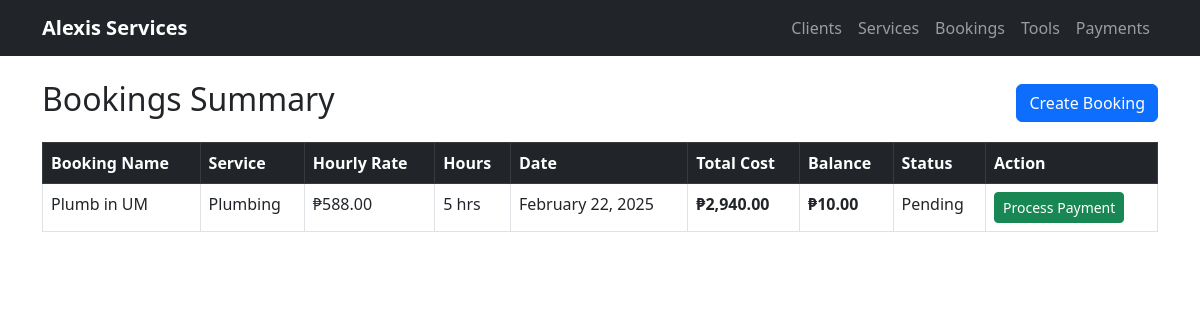
Page /pages/bookings.php on the committed database.
### tables this page shows
CREATE TABLE `billing` (
  `id` int(11) NOT NULL,
  `booking_id` int(11) DEFAULT NULL,
  `total_amount` decimal(10,2) DEFAULT NULL,
  `billing_date` datetime DEFAULT NULL,
  `status` enum('Pending','Paid') DEFAULT NULL,
  `balance` int(11) NOT NULL DEFAULT 0,
  `payment_method` varchar(255) DEFAULT ''
);

CREATE TABLE `bookings` (
  `id` int(11) NOT NULL,
  `bookingName` varchar(255) DEFAULT NULL,
  `clientName` varchar(255) DEFAULT NULL,
  `date` date DEFAULT NULL
);

CREATE TABLE `services` (
  `id` int(11) NOT NULL,
  `serviceName` varchar(255) NOT NULL,
  `hourlyRate` double NOT NULL
);

CREATE TABLE `booking_services` (
  `id` int(11) NOT NULL,
  `booking_id` int(11) DEFAULT NULL,
  `service_id` int(11) DEFAULT NULL,
  `hours_rendered` int(11) DEFAULT NULL,
  `total_amount` decimal(10,2) DEFAULT NULL
);

### functions/DbConnection.php (called while the page is built, shortened)
<?php
class DbConnection
{
    private $host = 'localhost';
    private $username = 'root';
    private $password = '';
    private $database = 'alexis';
    protected $connection;
    public function __construct()
    {
        if (!isset($this->connection)) {
            $this->connection = new mysqli($this->host, $this->username, $this->password, $this->database);
        }
        return $this->connection;
    }
}

### objects/viewBookings.php (called while the page is built)
<?php
include_once("../functions/functions.php");
$fetch = new Crud();
$bookings = $fetch->fetchBookings();

### functions/functions.php (called while the page is built, shortened)
<?php
include_once('Dbconnection.php');
class Crud extends DbConnection
{
    public function fetchBookings()
    {
        $sql = "SELECT b.bookingName, s.serviceName, s.hourlyRate, bs.hours_rendered AS hours,
                   b.date, (s.hourlyRate * bs.hours_rendered) AS totalCost,
                   bl.status, bl.id, bl.balance  -- Fetch payment status from billing table
            FROM bookings b
            JOIN booking_services bs ON b.id = bs.booking_id
            JOIN services s ON bs.service_id = s.id
            LEFT JOIN billing bl ON b.id = bl.booking_id  -- Link to billing table
            ORDER BY b.date DESC";
        $result = mysqli_query($this->connection, $sql);
        $bookings = [];
        while ($row = mysqli_fetch_assoc($result)) {
            $bookings[] = $row;
        }
        return $bookings;
    }
}

### pages/bookings.php (the view, shortened to what this page needs)
<?php
include_once('../objects/viewBookings.php');
include_once('../objects/processPayment.php');
?>
<!DOCTYPE html>
<html lang="en">
<head>
    <link rel="stylesheet" href="https://cdn.jsdelivr.net/npm/bootstrap@5.3.0/dist/css/bootstrap.min.css">
    <?php include '../nav.php'; ?>
</head>
<body>
    <div class="container mt-4">
        <div class="d-flex justify-content-between align-items-center mb-3">
            <h2>Bookings Summary</h2>
            <a href="createBookings.php" class="btn btn-primary">Create Booking</a>
        </div>
        <table class="table table-bordered">
            <thead class="table-dark">
                <tr>
                    <th>Booking Name</th>
                    <th>Service</th>
                    <th>Hourly Rate</th>
                    <th>Hours</th>
                    <th>Date</th>
                    <th>Total Cost</th>
                    <th>Balance</th>
                    <th>Status</th>
                    <th>Action</th>
                </tr>
            </thead>
            <tbody>
                <?php
                if (!empty($bookings)) {
                    foreach ($bookings as $booking) {
                ?>
                        <tr>
                            <td><?php echo $booking['bookingName']; ?></td>
                            <td><?php echo $booking['serviceName']; ?></td>
                            <td>₱<?php echo number_format($booking['hourlyRate'], 2); ?></td>
                            <td><?php echo $booking['hours']; ?> hrs</td>
                            <td><?php echo date('F d, Y', strtotime($booking['date'])); ?></td>
                            <td><strong>₱<?php echo number_format($booking['totalCost'], 2); ?></strong></td>
                            <td><strong>₱<?php echo number_format($booking['balance'], 2); ?></strong></td>
                            <td><?php echo $booking['status']; ?></td>
                            <td> <a href="processPayment.php?id=<?php echo $booking['id']; ?>" class="btn btn-success btn-sm">Process Payment</a></td>
                        </tr>
                <?php
                    }
                } else {
                    echo '<tr><td colspan="9" class="text-center">No bookings found.</td></tr>';
                }
                ?>
            </tbody>
        </table>
    </div>
</body>
</html>

### rows in the picture
billing: booking.bookingName "Plumb in UM", services.serviceName "Plumbing", services.hourlyRate "588.00", booking_services.hours_rendered "5", booking.date "February 22, 2025", totalCost "2,940.00", balance "10.00", status "Pending"
